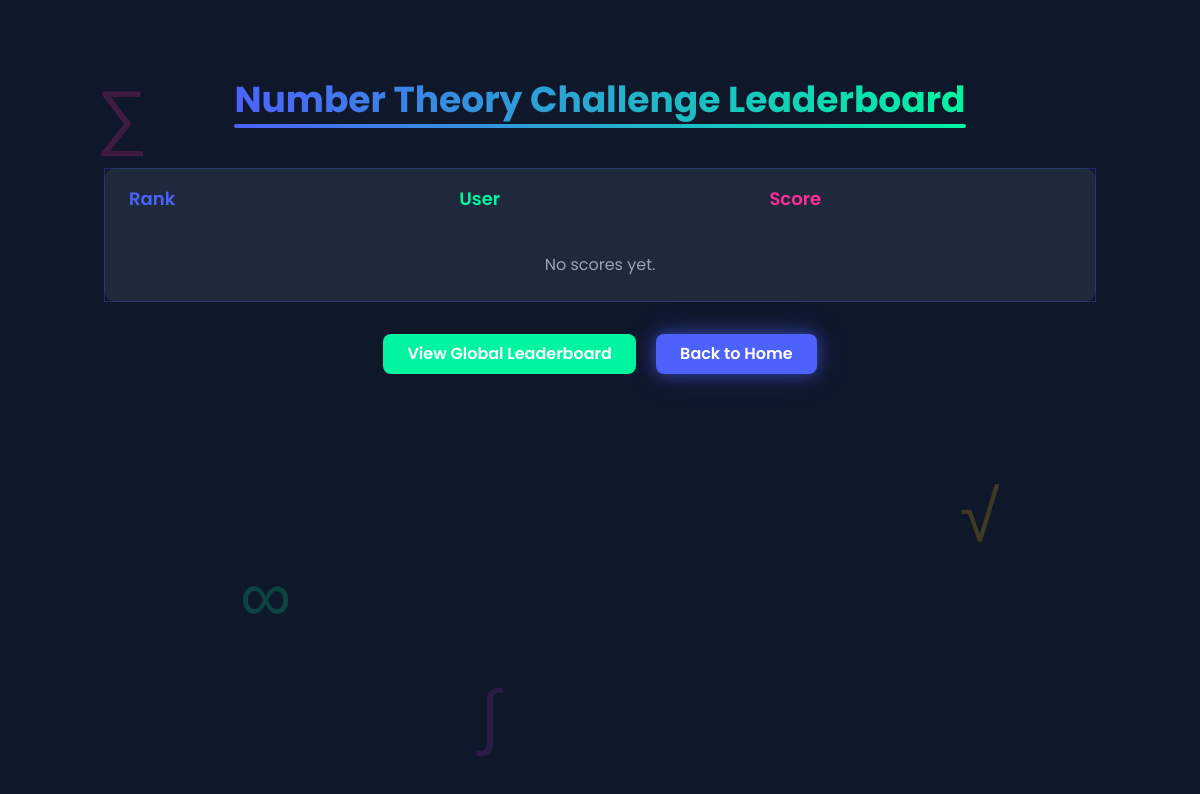
The page /contest/4/leaderboard/ (signed in) on the database as committed earlier.
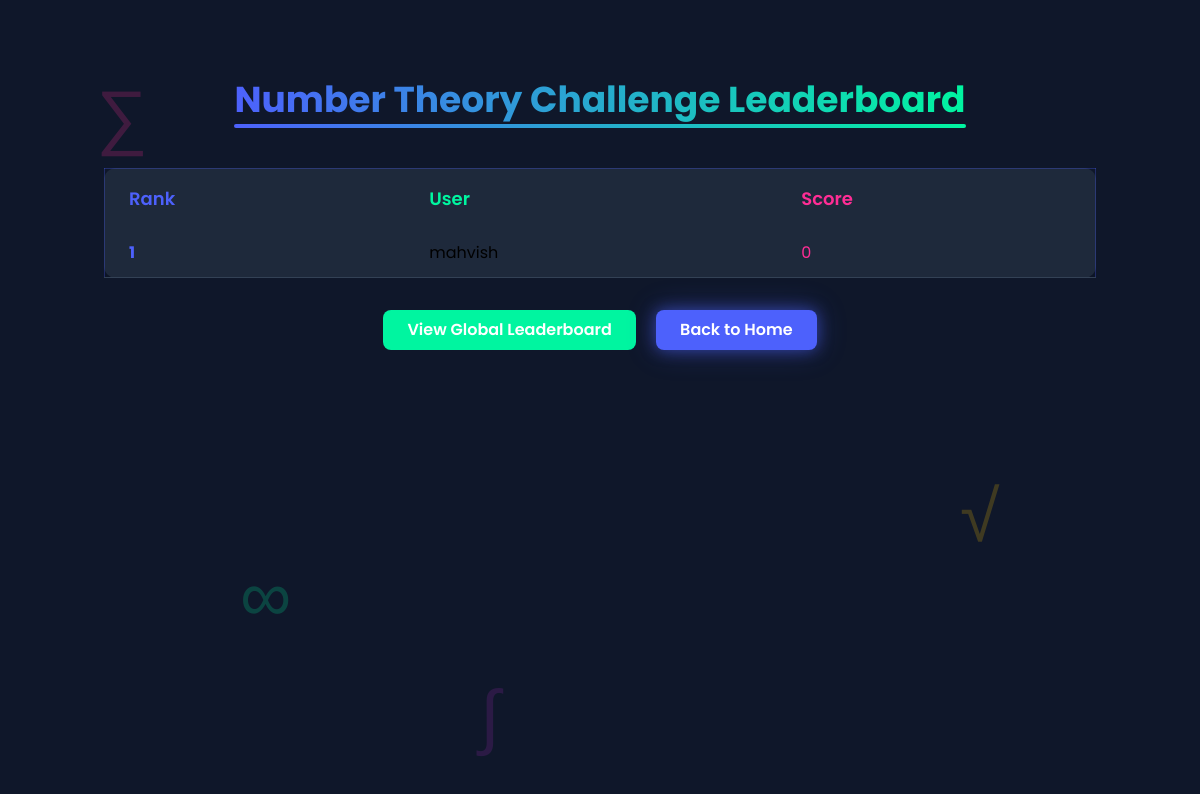
The same page on the database as committed later.
### quiz/models.py (models this page shows, shortened)
class Registration(models.Model):
    user = models.ForeignKey(User, on_delete=models.CASCADE)
    contest = models.ForeignKey('Contest', on_delete=models.CASCADE, related_name='registrations')
    registered_at = models.DateTimeField(auto_now_add=True)
    score = models.PositiveIntegerField(default=0)  # Add this field

### quiz/views.py (the view)
# urls.py: path('contest/<int:contest_id>/leaderboard/', views.contest_leaderboard, name='contest_leaderboard'),
@login_required
def contest_leaderboard(request, contest_id):
    leaderboard = (
        Registration.objects.filter(contest_id=contest_id)
        .select_related('user')
        .order_by('-score')
    )
    contest = get_object_or_404(Contest, id=contest_id)
    return render(request, "contest_leaderboard.html", {
        "leaderboard": leaderboard,
        "contest": contest,
    })

### templates/contest_leaderboard.html (shortened to what this page needs)
{% extends 'layout.html' %}
{% block content %}
<section class="relative py-20 overflow-hidden min-h-screen bg-dark-900">
    <div class="absolute inset-0 z-0 opacity-20 pointer-events-none">
        <div class="absolute text-7xl text-neon-pink animate-float-slow" style="top: 10%; left: 8%;">∑</div>
        <div class="absolute text-7xl text-neon-blue animate-float" style="top: 25%; left: 85%;">π</div>
        <div class="absolute text-7xl text-neon-green animate-float-fast" style="top: 70%; left: 20%;">∞</div>
        <div class="absolute text-7xl text-neon-yellow animate-float-slow" style="top: 60%; left: 80%;">√</div>
        <div class="absolute text-7xl text-neon-purple animate-float" style="top: 85%; left: 40%;">∫</div>
    </div>
    <div class="container mx-auto px-4 relative z-10">
        <h1 class="text-4xl font-bold mb-12 text-center">
            <span class="relative inline-block">
                <span class="text-gradient bg-gradient-to-r from-neon-blue to-neon-green">{{ contest.name }} Leaderboard</span>
                <span class="absolute -bottom-2 left-0 w-full h-1 bg-gradient-to-r from-neon-blue to-neon-green rounded-full"></span>
            </span>
        </h1>
        <div class="overflow-x-auto">
            <table class="min-w-full bg-dark-800 rounded-xl shadow-lg border border-neon-blue/30">
                <thead>
                    <tr>
                        <th class="py-4 px-6 text-left text-neon-blue text-lg font-semibold">Rank</th>
                        <th class="py-4 px-6 text-left text-neon-green text-lg font-semibold">User</th>
                        <th class="py-4 px-6 text-left text-neon-pink text-lg font-semibold">Score</th>
                    </tr>
                </thead>
                <tbody>
                    {% for entry in leaderboard %}
                    <tr class="border-b border-dark-700 hover:bg-dark-700 transition-all duration-200">
                        <td class="py-3 px-6 font-bold text-neon-blue">{{ forloop.counter }}</td>
                        <td class="py-3 px-6">{{ entry.user.username }}</td>
                        <td class="py-3 px-6 text-neon-pink">{{ entry.score }}</td>
                    </tr>
                    {% empty %}
                    <tr>
                        <td colspan="3" class="py-6 text-center text-gray-400">No scores yet.</td>
                    </tr>
                    {% endfor %}
                </tbody>
            </table>
        </div>
        <div class="text-center mt-8">
            <a href="{% url 'global_leaderboard' %}" class="inline-block px-6 py-2 bg-neon-green text-white font-semibold rounded-lg glow-green hover:bg-white hover:text-neon-green transition-all duration-300">
                View Global Leaderboard
            </a>
            <a href="{% url 'home' %}" class="inline-block px-6 py-2 bg-neon-blue text-white font-semibold rounded-lg glow-blue hover:bg-white hover:text-neon-blue transition-all duration-300 ml-4">
                Back to Home
            </a>
        </div>
    </div>
</section>
{% endblock content %}

Rows that differ between the two databases and show on the page:
added Registration: user.username "mahvish", score "0"
Other text that changed with them:
text no longer shown: "No scores yet."
